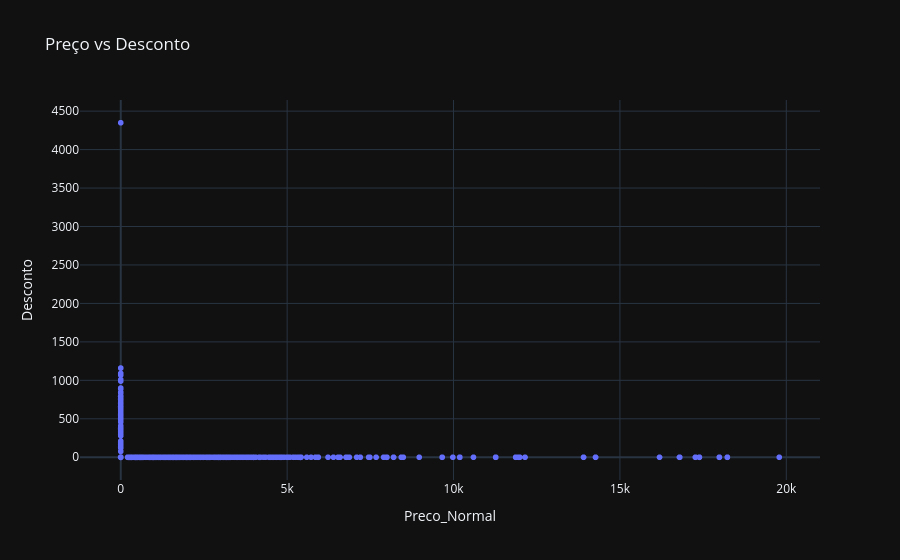

The notebook cell this image was saved under:
### Markdown cell above
## 9. Relação entre Variáveis

### Code cell
fig = px.scatter(
    df,
    x='Preco_Normal',
    y='Desconto',
    title='Preço vs Desconto'
)

fig.show()

### Figure 1 — Plotly figure (JSON) as saved in the notebook; plotly's stock layout.template omitted (floating-point values rounded to 4 significant figures; data arrays with more than 128 entries replaced by an {"elided": "..."} marker saying what was removed)
{"data": [{"hovertemplate": "Preco_Normal=%{x}<br>Desconto=%{y}<extra></extra>", "legendgroup": "", "marker": {"color": "#636efa", "symbol": "circle"}, "mode": "markers", "name": "", "showlegend": false, "x": {"elided": "1105 int values"}, "xaxis": "x", "y": {"elided": "1105 int values"}, "yaxis": "y", "type": "scattergl"}], "layout": {"xaxis": {"anchor": "y", "domain": [0.0, 1.0], "title": {"text": "Preco_Normal"}}, "yaxis": {"anchor": "x", "domain": [0.0, 1.0], "title": {"text": "Desconto"}}, "legend": {"tracegroupgap": 0}, "title": {"text": "Preço vs Desconto"}}}
